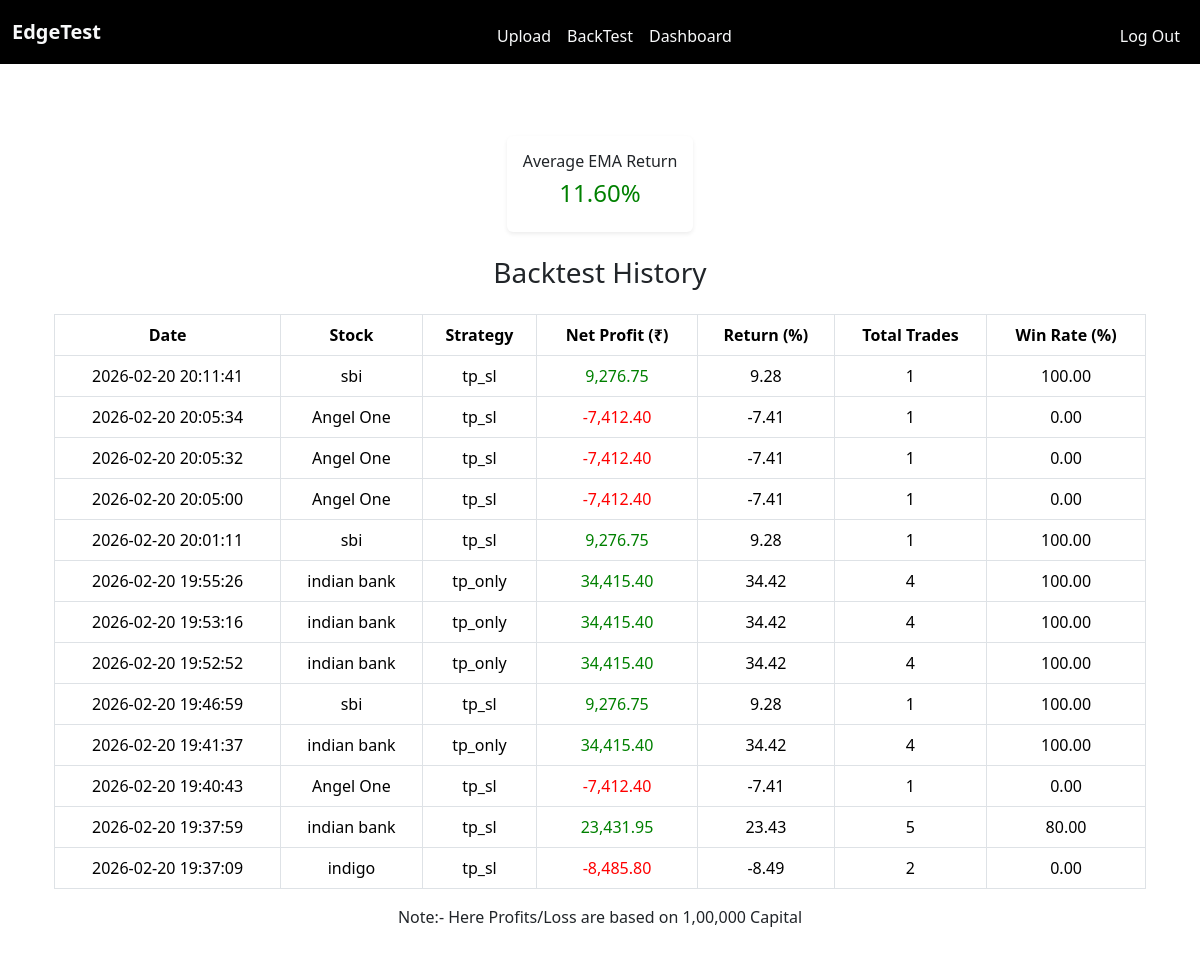
Screenshot of /strategy_dashboard (signed in) with the database file from the repository.
### tables this page shows
CREATE TABLE strategy_results( user_id INTEGER NOT NULL, id INTEGER PRIMARY KEY AUTOINCREMENT, stock_name TEXT NOT NULL, strategy_name TEXT NOT NULL, net_profit REAL NOT NULL, return_percentage REAL NOT NULL, total_trades INTEGER NOT NULL, win_rate REAL NOT NULL, date_run TEXT NOT NULL, FOREIGN KEY(user_id) REFERENCES users(id));

### app.py (the view)
@app.route("/strategy_dashboard")
@login_required
def strategy_dashboard():
    user_id = session["user_id"]
    result = db.execute("SELECT * FROM strategy_results WHERE user_id = ? ORDER BY date_run DESC", user_id)
    avg_return = db.execute("SELECT AVG(return_percentage) as return_percentage FROM strategy_results WHERE user_id = ?", user_id)
    if avg_return[0]["return_percentage"] is not None:
        avg_return = round(avg_return[0]["return_percentage"], 2)
    else:
        avg_return = 0
    return render_template("strategy_dashboard.html", result = result, avg_return = avg_return)

### app.py (called while the page is built)
@app.after_request
def after_request(response):
    response.headers["Cache-Control"] = "no-cache, no-store, must-revalidate"
    response.headers["Expires"] = 0
    response.headers["Pragma"] = "no-cache"
    return response

### helpers.py (called while the page is built)
def login_required(f):
    @wraps(f)
    def decorated_function(*args, **kwargs):
        if session.get("user_id") is None:
            return redirect("/login")
        return f(*args, **kwargs)
    return decorated_function

### templates/strategy_dashboard.html (shortened to what this page needs)
{% extends "layout.html" %}
{% block main %}
<div class="row text-center mb-4">
  <div class="d-flex justify-content-center mt-4">
    <div class="card shadow-sm p-3">
      <h6>Average EMA Return</h6>
      {% if avg_return >= 0 %}
        <h4 style="color: green;">
          {{ "%.2f"|format(avg_return) }}%
        </h4>
      {% else %}
        <h4 style="color: red;">
          {{ "%.2f"|format(avg_return) }}%
        </h4>
      {% endif %}
    </div>
  </div>
</div>
<div class="container mt-4">
  <h3 class="text-center mb-4"> Backtest History</h3>
  <table class="table table-bordered text-center align-middle">
    <thead style="background-color: #4CAF50; color: white;">
      <tr>
        <th>Date</th>
        <th>Stock</th>
        <th>Strategy</th>
        <th>Net Profit (₹)</th>
        <th>Return (%)</th>
        <th>Total Trades</th>
        <th>Win Rate (%)</th>
      </tr>
    </thead>
    <tbody>
      {% for row in result %}
      <tr>
        <td>{{ row.date_run }}</td>
        <td>{{ row.stock_name }}</td>
        <td>{{ row.strategy_name }}</td>
        <td>
          {% if row.net_profit >= 0 %}
            <span style="color: green;">
              {{ "{:,.2f}".format(row.net_profit) }}
            </span>
          {% else %}
            <span style="color: red;">
              {{ "{:,.2f}".format(row.net_profit) }}
            </span>
          {% endif %}
        </td>
        <td>{{ "%.2f"|format(row.return_percentage) }}</td>
        <td>{{ row.total_trades }}</td>
        <td>{{ "%.2f"|format(row.win_rate) }}</td>
      </tr>
      {% endfor %}
    </tbody>
  </table>
  <p>Note:- Here Profits/Loss are based on 1,00,000 Capital</p>
</div>
{% endblock %}

### static/styles.css (style rules this page uses)
body { background:white; }
.card { border: none; }

### rows the page displays
strategy_results: date_run "2026-02-20 20:11:41", stock_name "sbi", strategy_name "tp_sl", net_profit "9,276.75", return_percentage "9.28", total_trades "1", win_rate "100.00"
strategy_results: date_run "2026-02-20 20:05:34", stock_name "Angel One", strategy_name "tp_sl", net_profit "-7,412.40", return_percentage "-7.41", total_trades "1", win_rate "0.00"
strategy_results: date_run "2026-02-20 20:05:32", stock_name "Angel One", strategy_name "tp_sl", net_profit "-7,412.40", return_percentage "-7.41", total_trades "1", win_rate "0.00"
strategy_results: date_run "2026-02-20 20:05:00", stock_name "Angel One", strategy_name "tp_sl", net_profit "-7,412.40", return_percentage "-7.41", total_trades "1", win_rate "0.00"
strategy_results: date_run "2026-02-20 20:01:11", stock_name "sbi", strategy_name "tp_sl", net_profit "9,276.75", return_percentage "9.28", total_trades "1", win_rate "100.00"
strategy_results: date_run "2026-02-20 19:55:26", stock_name "indian bank", strategy_name "tp_only", net_profit "34,415.40", return_percentage "34.42", total_trades "4", win_rate "100.00"
strategy_results: date_run "2026-02-20 19:53:16", stock_name "indian bank", strategy_name "tp_only", net_profit "34,415.40", return_percentage "34.42", total_trades "4", win_rate "100.00"
strategy_results: date_run "2026-02-20 19:52:52", stock_name "indian bank", strategy_name "tp_only", net_profit "34,415.40", return_percentage "34.42", total_trades "4", win_rate "100.00"
strategy_results: date_run "2026-02-20 19:46:59", stock_name "sbi", strategy_name "tp_sl", net_profit "9,276.75", return_percentage "9.28", total_trades "1", win_rate "100.00"
strategy_results: date_run "2026-02-20 19:41:37", stock_name "indian bank", strategy_name "tp_only", net_profit "34,415.40", return_percentage "34.42", total_trades "4", win_rate "100.00"
strategy_results: date_run "2026-02-20 19:40:43", stock_name "Angel One", strategy_name "tp_sl", net_profit "-7,412.40", return_percentage "-7.41", total_trades "1", win_rate "0.00"
strategy_results: date_run "2026-02-20 19:37:59", stock_name "indian bank", strategy_name "tp_sl", net_profit "23,431.95", return_percentage "23.43", total_trades "5", win_rate "80.00"
strategy_results: date_run "2026-02-20 19:37:09", stock_name "indigo", strategy_name "tp_sl", net_profit "-8,485.80", return_percentage "-8.49", total_trades "2", win_rate "0.00"

### other values shown
{{ "%.2f"|format(avg_return) }} "11.60"
